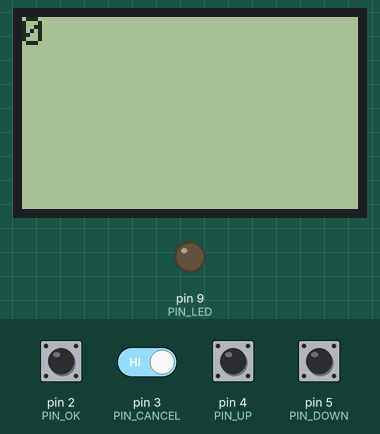
Bench run of a program on a simulated Arduino Pro Mini, built with avr-gcc and run on an emulated ATmega328P. On the bench: 84×48 one-colour display, output pins drawn as LEDs (lit = HIGH). The test bench sets the inputs (shaded band); at power-on: pin 2 (PIN_OK), pin 3 (PIN_CANCEL), pin 4 (PIN_UP), pin 5 (PIN_DOWN) HIGH.

Above: at 1.2 s.
1.3 s: pin 5 (PIN_DOWN) pulled LOW for 0.15 s
At 1.7 s:
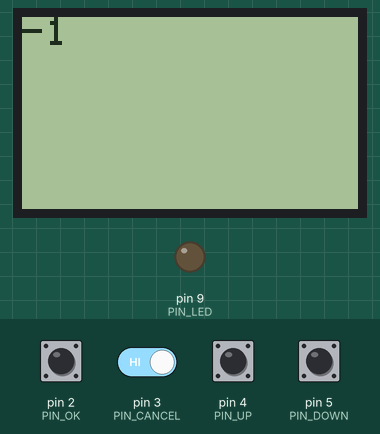
2.9 s: pin 2 (PIN_OK) pulled LOW for 0.15 s
At 3.3 s:
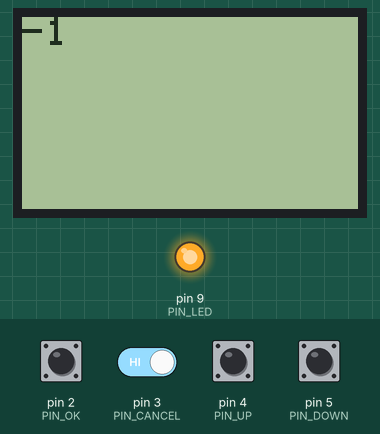
4.5 s: pin 4 (PIN_UP) pulled LOW for 0.15 s
At 5.3 s:
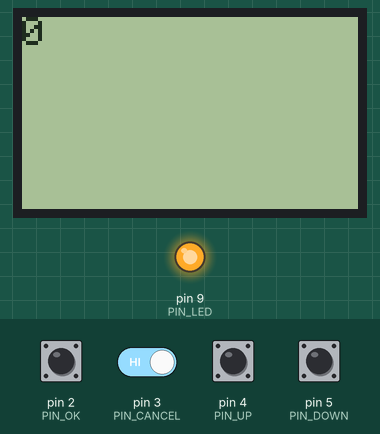
6.1 s: pin 4 (PIN_UP) pulled LOW for 1 s
At 6.5 s:
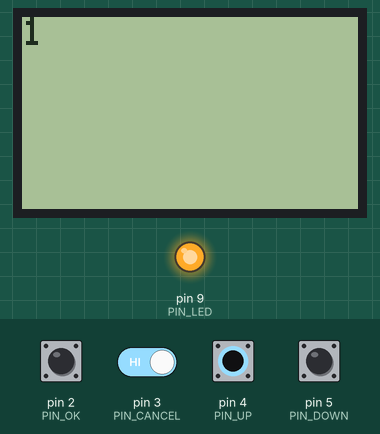
8.6 s: pin 3 (PIN_CANCEL) driven LOW
At 9.8 s:
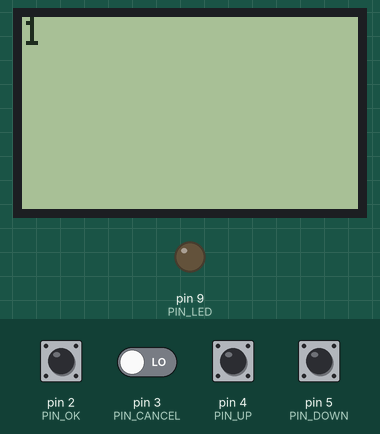
10.1 s: pin 2 (PIN_OK) pulled LOW for 1 s
At 11.2 s:
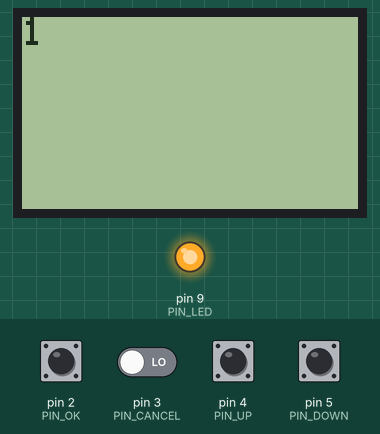
Timing chart, 0 to 13.1 s (numbered marks = the images above; inputs shaded):
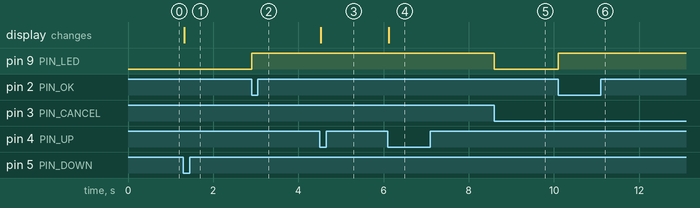

Measured:
- after the input at 1.3 s, the display: changes at once (image 1)
- after the input at 2.9 s, pin 9 (PIN_LED): LOW → HIGH at once
- after the input at 4.5 s, the display: changes at once (image 3)
- after the input at 6.1 s, the display: changes at once (image 4)
- after the input at 8.6 s, pin 9 (PIN_LED): HIGH → LOW at once
- after the input at 10.1 s, pin 9 (PIN_LED): LOW → HIGH at once

The program:

main.cpp
```cpp
#include "Arduino.h"
#include "display.h"
#include "controls.h"
// #include "rotaryEncoder.h"

#define PIN_LED 9

void displayControlPosition() {
  display.clear();
  display.setCursor(0, 0);
  display.print(controlPosition);
}

void setup() {
  setupDisplay();
  setupControls();
  displayControlPosition();

  // Test code - use OK/Cancel to turn on/off an LED
  pinMode(PIN_LED, OUTPUT);
  digitalWrite(PIN_LED, LOW);
}

void loop() {
  if(okPressed) {
    digitalWrite(PIN_LED, HIGH);
    okPressed = false;
  }

  if(cancelPressed) {
    digitalWrite(PIN_LED, LOW);
    cancelPressed = false;
  }

  if(controlPositionChanged) {
    displayControlPosition();
    controlPositionChanged = false;
  }
}
```

controls.cpp
```cpp
#include "Arduino.h"
#include <avr/interrupt.h>
#include "controls.h"
#include "pins.h"

volatile int controlPosition = 0;
volatile bool controlPositionChanged = false;
volatile bool okPressed = false;
volatile bool cancelPressed = false;

// Debounce
volatile bool okState = HIGH;
volatile bool cancelState = HIGH;
volatile bool upState = HIGH;
volatile bool downState = HIGH;
volatile unsigned long okLastInterrupt = 0;
volatile unsigned long cancelLastInterrupt = 0;
volatile unsigned long upLastInterrupt = 0;
volatile unsigned long downLastInterrupt = 0;

#define DEBOUNCE 100 // 100ms debounce time

void setupControls() {
  pinMode(PIN_UP, INPUT);
  pinMode(PIN_DOWN, INPUT);
  pinMode(PIN_OK, INPUT);
  pinMode(PIN_CANCEL, INPUT);

  // Disable interrupts
  cli();

  // Set pin change interrupt flags on the control pins
  PCMSK2 |= (1 << PCINT18);
  PCMSK2 |= (1 << PCINT19);
  PCMSK2 |= (1 << PCINT20);
  PCMSK2 |= (1 << PCINT21);

  // Enable PCINT2 interrupts
  PCICR |= (1<<PCIE2);

  sei();
}

ISR(PCINT2_vect) {
  unsigned long time = millis();

  // OK
  bool okNow = digitalRead(PIN_OK);
  if(okNow != okState) {
    if(okLastInterrupt + DEBOUNCE < time) {
      okPressed = okNow == LOW;
      okLastInterrupt = time;
    }
    okState = okNow;
  }

  // Cancel
  bool cancelNow = digitalRead(PIN_CANCEL);
  if(cancelNow != cancelState) {
    if(cancelLastInterrupt + DEBOUNCE < time) {
      cancelPressed = cancelNow == LOW;
      cancelLastInterrupt = time;
    }
    cancelState = cancelNow;
  }

  // Up
  bool upNow = digitalRead(PIN_UP);
  if(upNow != upState) {
    if(upLastInterrupt + DEBOUNCE < time) {
      if(upNow == LOW) {
        controlPosition++;
        controlPositionChanged = true;
      }
      upLastInterrupt = time;
    }
    upState = upNow;
  }

  // Down
  bool downNow = digitalRead(PIN_DOWN);
  if(downNow != downState) {
    if(downLastInterrupt + DEBOUNCE < time) {
      if(downNow == LOW) {
        controlPosition--;
        controlPositionChanged = true;
      }
      downLastInterrupt = time;
    }
    downState = downNow;
  }
}
```

controls.h
```cpp
#include "Arduino.h"

#ifndef CONTROL_H
#define CONTROL_H

extern volatile int controlPosition;
extern volatile bool controlPositionChanged;
extern volatile bool okPressed;
extern volatile bool cancelPressed;

void setupControls();

#endif
```

display.cpp
```cpp
#include "display.h"
#include "pins.h"

PCD8544 display(PIN_SCLK, PIN_MOSI, PIN_LCD_DC, PIN_LCD_RST, PIN_LCD_CS);

void setupDisplay() {
  display.begin();
  display.clear();
}
```

display.h
```cpp
#include "PCD8544.h"

#ifndef DISPLAY_H
#define DISPLAY_H

extern PCD8544 display;

void setupDisplay();

#endif
```

pins.h
```cpp
#ifndef PINS_H
#define PINS_H

#define PIN_LCD_RST 6 // PD6
#define PIN_LCD_CS 7 // PD7
#define PIN_LCD_DC 8 // PB0

#define PIN_OK 2 // PD2 PCINT18
#define PIN_CANCEL 3 // PD3 PCINT19
#define PIN_UP 4 // PD4 PCINT20
#define PIN_DOWN 5 // PD5 PCINT21

#define PIN_SCLK 13
#define PIN_MOSI 11

#endif
```
